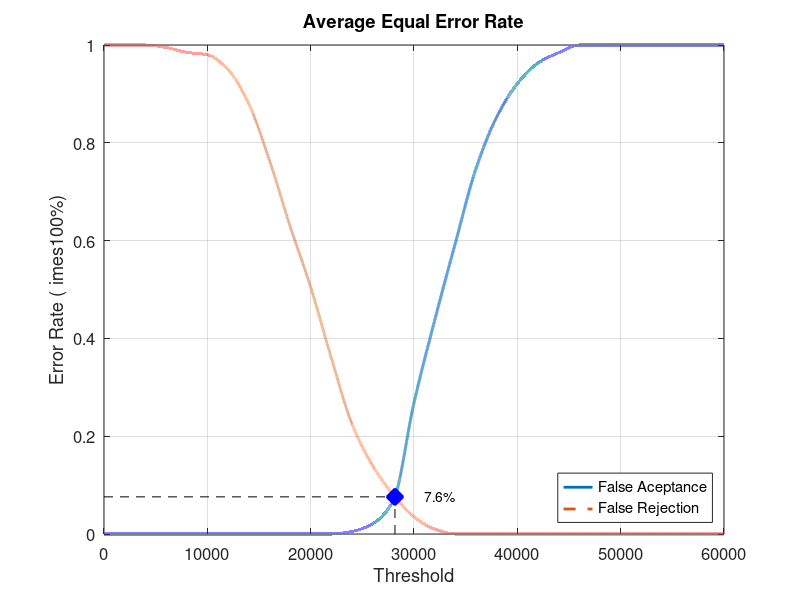
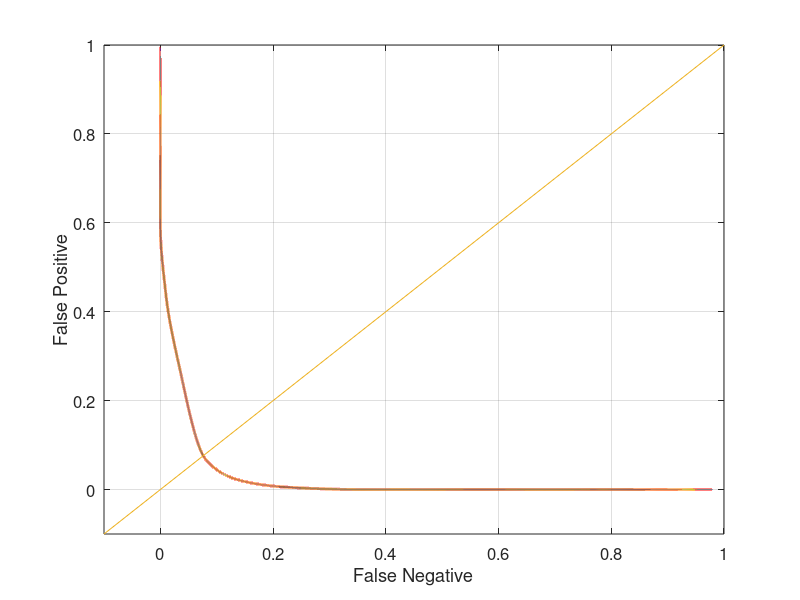

Here is the MATLAB script that generated these plots, in order:
close all;
clear;
clc;
x = 0:2000:60000;
xq = 0:0.5:60000;

y0 = [0 0 0 0 0 0 0 0 0 0 0 0 0.00526316 0.0210526 0.0684211 0.268421 0.436842 0.594737 0.747368 0.852632 0.921053 0.963158 0.984211 1 1 1 1 1 1 1 1]
yy0 = interp1(x, y0, xq, 'pchip');
y1 = [1 1 1 0.995 0.985 0.98 0.95 0.88 0.765 0.63 0.505 0.36 0.225 0.14 0.08 0.035 0.01 0 0 0 0 0 0 0 0 0 0 0 0 0 0]
yy1 = interp1(x, y1, xq, 'pchip');

% Calculating EER: 
y2 = abs(y0 - y1);
find(y2 == min(y2))
yy2 = abs(yy0 - yy1);
xEER = find(yy2 == min(yy2));
xEERIndex = xq(xEER) % X-axis EER
yEER = yy0(xEER) % Y-axis EER

main = figure
plot(xq, yy0,'-','LineWidth', 2);	hold on
plot(xq, yy1,'--','LineWidth', 2);	hold on
plot([xEERIndex xEERIndex], [0 yEER], 'k--');	hold on
plot([0 xEERIndex], [yEER yEER], 'k--');	hold on
plot(xEERIndex, yEER, 'bx', 'LineWidth', 10);	hold on
text(xEERIndex + 10 * xEERIndex / 100, yEER, [num2str(round((10000 * yEER)) / 100) '%'])
legend('False Aceptance', 'False Rejection', 'Location', 'SouthEast')
xlabel('Threshold')
ylabel('Error Rate (	imes100%)')
title('Average Equal Error Rate')
set(gca, 'FontSize', 12)
axis([0 60000 0 1])
grid on

print(main, 'Database2_3Main', '-dpng');
FNRxFPR = figure('Color', [1 1 1]);
plot(yy1, yy0, '-', yy1, yy0, 'LineWidth', 2);
hold on
y = -0.1:0.1:1
plot(y, y); 
set(gca, 'FontSize', 12)
xlabel('False Negative')
ylabel('False Positive')
axis([-0.1 1 -0.1 1])
set(gca, 'FontSize', 12)
grid on

print(FNRxFPR, 'Database2_3FNRxFPR','-dpng');
